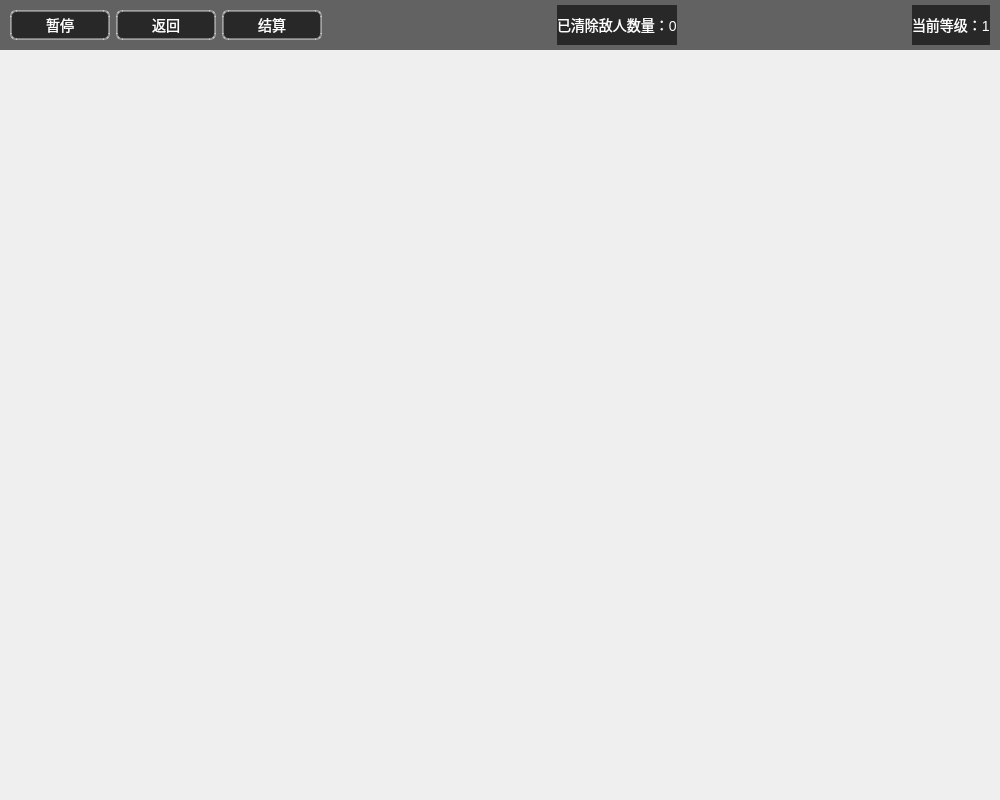
<?xml version="1.0" encoding="UTF-8"?>
<ui version="4.0">
 <class>GameMain</class>
 <widget class="QWidget" name="GameMain">
  <property name="geometry">
   <rect>
    <x>0</x>
    <y>0</y>
    <width>1000</width>
    <height>800</height>
   </rect>
  </property>
  <property name="windowTitle">
   <string>Survivors</string>
  </property>
  <property name="styleSheet">
   <string notr="true">QWidget {
    font-family: 'Microsoft YaHei', Arial, sans-serif;
}

QPushButton {
    background-color: rgba(45, 45, 45, 180);
    color: white;
    border: 2px solid rgba(255, 255, 255, 100);
    border-radius: 6px;
    padding: 5px 10px;
    font-size: 14px;
}

QPushButton:hover {
    background-color: rgba(60, 60, 60, 200);
    border: 2px solid rgba(255, 255, 255, 150);
}

QPushButton:pressed {
    background-color: rgba(30, 30, 30, 200);
}

QLabel {
    color: white;
}

QProgressBar {
    border: 1px solid rgba(255, 255, 255, 150);
    border-radius: 5px;
    background-color: rgba(30, 30, 30, 150);
    text-align: center;
    color: white;
}

QProgressBar::chunk {
    background-color: qlineargradient(spread:pad, x1:0, y1:0.5, x2:1, y2:0.5, stop:0 rgba(170, 120, 20, 180), stop:1 rgba(255, 200, 50, 220));
    border-radius: 5px;
}</string>
  </property>
  <widget class="QWidget" name="controlPanel" native="true">
   <property name="geometry">
    <rect>
     <x>0</x>
     <y>0</y>
     <width>1000</width>
     <height>50</height>
    </rect>
   </property>
   <property name="styleSheet">
    <string notr="true">background-color: rgba(0, 0, 0, 150);</string>
   </property>
   <layout class="QHBoxLayout" name="horizontalLayout">
    <property name="leftMargin">
     <number>10</number>
    </property>
    <property name="topMargin">
     <number>5</number>
    </property>
    <property name="rightMargin">
     <number>10</number>
    </property>
    <property name="bottomMargin">
     <number>5</number>
    </property>
    <item>
     <widget class="QPushButton" name="pause_button">
      <property name="minimumSize">
       <size>
        <width>100</width>
        <height>30</height>
       </size>
      </property>
      <property name="maximumSize">
       <size>
        <width>100</width>
        <height>30</height>
       </size>
      </property>
      <property name="text">
       <string>暂停</string>
      </property>
      <property name="icon">
       <iconset>
        <normaloff>:/image/Assets/pause.png</normaloff>:/image/Assets/pause.png</iconset>
      </property>
     </widget>
    </item>
    <item>
     <widget class="QPushButton" name="back_button">
      <property name="minimumSize">
       <size>
        <width>100</width>
        <height>30</height>
       </size>
      </property>
      <property name="maximumSize">
       <size>
        <width>100</width>
        <height>30</height>
       </size>
      </property>
      <property name="text">
       <string>返回</string>
      </property>
     </widget>
    </item>
    <item>
     <widget class="QPushButton" name="end_button">
      <property name="minimumSize">
       <size>
        <width>100</width>
        <height>30</height>
       </size>
      </property>
      <property name="maximumSize">
       <size>
        <width>100</width>
        <height>30</height>
       </size>
      </property>
      <property name="text">
       <string>结算</string>
      </property>
     </widget>
    </item>
    <item>
     <spacer name="horizontalSpacer">
      <property name="orientation">
       <enum>Qt::Horizontal</enum>
      </property>
      <property name="sizeHint" stdset="0">
       <size>
        <width>50</width>
        <height>20</height>
       </size>
      </property>
     </spacer>
    </item>
    <item>
     <widget class="QLabel" name="enemy_cnt_label">
      <property name="styleSheet">
       <string notr="true">font-size: 14px;
text-shadow: 1px 1px 2px rgba(0, 0, 0, 180);</string>
      </property>
      <property name="text">
       <string>已清除敌人数量：0</string>
      </property>
     </widget>
    </item>
    <item>
     <spacer name="horizontalSpacer_2">
      <property name="orientation">
       <enum>Qt::Horizontal</enum>
      </property>
      <property name="sizeHint" stdset="0">
       <size>
        <width>40</width>
        <height>20</height>
       </size>
      </property>
     </spacer>
    </item>
    <item>
     <widget class="QLabel" name="level_label">
      <property name="styleSheet">
       <string notr="true">font-size: 14px;
text-shadow: 1px 1px 2px rgba(0, 0, 0, 180);</string>
      </property>
      <property name="text">
       <string>当前等级：1</string>
      </property>
     </widget>
    </item>
   </layout>
  </widget>
 </widget>
 <resources/>
 <connections/>
</ui>
